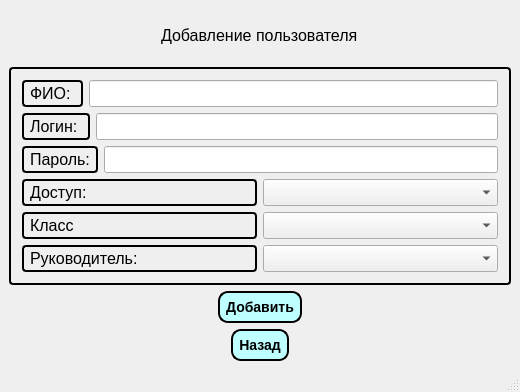
<?xml version="1.0" encoding="UTF-8"?>
<ui version="4.0">
 <class>AdminAdd</class>
 <widget class="QMainWindow" name="AdminAdd">
  <property name="geometry">
   <rect>
    <x>0</x>
    <y>0</y>
    <width>520</width>
    <height>392</height>
   </rect>
  </property>
  <property name="windowTitle">
   <string>MainWindow</string>
  </property>
  <widget class="QWidget" name="centralwidget">
   <layout class="QGridLayout" name="gridLayout">
    <item row="1" column="0">
     <layout class="QHBoxLayout" name="horizontalLayout_7">
      <item>
       <widget class="QFrame" name="frame">
        <property name="styleSheet">
         <string notr="true"> QFrame, QLabel, QToolTip {
     border: 2px solid black;
     border-radius: 4px;
     padding: 2px;
     background-image: url(images/welcome.png);
 }</string>
        </property>
        <property name="frameShape">
         <enum>QFrame::StyledPanel</enum>
        </property>
        <property name="frameShadow">
         <enum>QFrame::Raised</enum>
        </property>
        <layout class="QGridLayout" name="gridLayout_2">
         <item row="0" column="0">
          <layout class="QHBoxLayout" name="horizontalLayout_6">
           <item>
            <widget class="QLabel" name="label_2">
             <property name="font">
              <font>
               <pointsize>12</pointsize>
              </font>
             </property>
             <property name="text">
              <string>ФИО: </string>
             </property>
            </widget>
           </item>
           <item>
            <widget class="QLineEdit" name="lineEdit">
             <property name="font">
              <font>
               <pointsize>12</pointsize>
              </font>
             </property>
            </widget>
           </item>
          </layout>
         </item>
         <item row="1" column="0">
          <layout class="QHBoxLayout" name="horizontalLayout_5">
           <item>
            <widget class="QLabel" name="label_3">
             <property name="font">
              <font>
               <pointsize>12</pointsize>
              </font>
             </property>
             <property name="text">
              <string>Логин: </string>
             </property>
            </widget>
           </item>
           <item>
            <widget class="QLineEdit" name="lineEdit_2">
             <property name="font">
              <font>
               <pointsize>12</pointsize>
              </font>
             </property>
            </widget>
           </item>
          </layout>
         </item>
         <item row="2" column="0">
          <layout class="QHBoxLayout" name="horizontalLayout_4">
           <item>
            <widget class="QLabel" name="label_4">
             <property name="font">
              <font>
               <pointsize>12</pointsize>
              </font>
             </property>
             <property name="text">
              <string>Пароль:</string>
             </property>
            </widget>
           </item>
           <item>
            <widget class="QLineEdit" name="lineEdit_3">
             <property name="font">
              <font>
               <pointsize>12</pointsize>
              </font>
             </property>
             <property name="echoMode">
              <enum>QLineEdit::PasswordEchoOnEdit</enum>
             </property>
            </widget>
           </item>
          </layout>
         </item>
         <item row="3" column="0">
          <layout class="QHBoxLayout" name="horizontalLayout_3">
           <item>
            <widget class="QLabel" name="label_5">
             <property name="font">
              <font>
               <pointsize>12</pointsize>
              </font>
             </property>
             <property name="text">
              <string>Доступ: </string>
             </property>
            </widget>
           </item>
           <item>
            <widget class="QComboBox" name="comboBox">
             <property name="font">
              <font>
               <pointsize>12</pointsize>
              </font>
             </property>
            </widget>
           </item>
          </layout>
         </item>
         <item row="4" column="0">
          <layout class="QHBoxLayout" name="horizontalLayout_2">
           <item>
            <widget class="QLabel" name="label_6">
             <property name="font">
              <font>
               <pointsize>12</pointsize>
              </font>
             </property>
             <property name="text">
              <string>Класс</string>
             </property>
            </widget>
           </item>
           <item>
            <widget class="QComboBox" name="comboBox_2">
             <property name="font">
              <font>
               <pointsize>12</pointsize>
              </font>
             </property>
            </widget>
           </item>
          </layout>
         </item>
         <item row="5" column="0">
          <layout class="QHBoxLayout" name="horizontalLayout">
           <item>
            <widget class="QLabel" name="label_7">
             <property name="font">
              <font>
               <pointsize>12</pointsize>
              </font>
             </property>
             <property name="text">
              <string>Руководитель:</string>
             </property>
            </widget>
           </item>
           <item>
            <widget class="QComboBox" name="comboBox_3">
             <property name="font">
              <font>
               <pointsize>12</pointsize>
              </font>
             </property>
            </widget>
           </item>
          </layout>
         </item>
        </layout>
        <zorder></zorder>
        <zorder></zorder>
        <zorder></zorder>
        <zorder></zorder>
        <zorder></zorder>
        <zorder></zorder>
       </widget>
      </item>
     </layout>
    </item>
    <item row="0" column="0" alignment="Qt::AlignHCenter">
     <widget class="QLabel" name="label">
      <property name="font">
       <font>
        <pointsize>12</pointsize>
       </font>
      </property>
      <property name="text">
       <string>Добавление пользователя</string>
      </property>
     </widget>
    </item>
    <item row="3" column="0" alignment="Qt::AlignHCenter">
     <widget class="QPushButton" name="pushButton">
      <property name="font">
       <font>
        <pointsize>-1</pointsize>
        <weight>75</weight>
        <italic>false</italic>
        <bold>true</bold>
       </font>
      </property>
      <property name="styleSheet">
       <string notr="true">QPushButton{
     background-color: rgb(190, 255, 255);
     border-style: outset;
     border-width: 2px;
     border-radius: 10px;
     border-color: black;
     font: bold 14px;
     min-width: 10em;
     padding: 6px;
 }
 QPushButton:pressed {
     background-color: rgb(0, 255, 238);
     border-style: inset;
 }</string>
      </property>
      <property name="text">
       <string>Добавить</string>
      </property>
     </widget>
    </item>
    <item row="4" column="0" alignment="Qt::AlignHCenter">
     <widget class="QPushButton" name="pushButton_2">
      <property name="font">
       <font>
        <pointsize>-1</pointsize>
        <weight>75</weight>
        <italic>false</italic>
        <bold>true</bold>
       </font>
      </property>
      <property name="styleSheet">
       <string notr="true">QPushButton{
     background-color: rgb(190, 255, 255);
     border-style: outset;
     border-width: 2px;
     border-radius: 10px;
     border-color: black;
     font: bold 14px;
     min-width: 10em;
     padding: 6px;
 }
 QPushButton:pressed {
     background-color: rgb(0, 255, 238);
     border-style: inset;
 }</string>
      </property>
      <property name="text">
       <string>Назад</string>
      </property>
     </widget>
    </item>
   </layout>
  </widget>
  <widget class="QMenuBar" name="menubar">
   <property name="geometry">
    <rect>
     <x>0</x>
     <y>0</y>
     <width>520</width>
     <height>21</height>
    </rect>
   </property>
  </widget>
  <widget class="QStatusBar" name="statusbar"/>
 </widget>
 <resources/>
 <connections/>
</ui>
